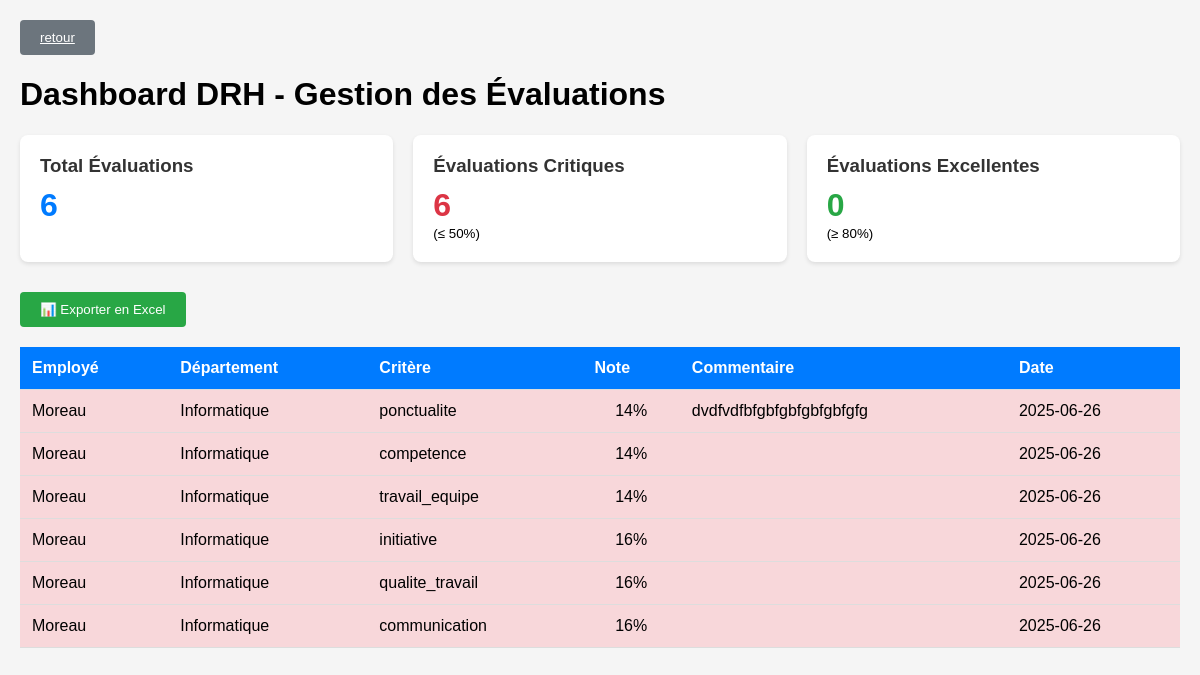
The app's page /drh_dashboard.php with its own data.
### tables this page shows
CREATE TABLE IF NOT EXISTS `evaluations` (
  `id` int NOT NULL AUTO_INCREMENT,
  `id_employe` int NOT NULL,
  `id_evaluateur` int NOT NULL,
  `critere` varchar(100) NOT NULL,
  `note` int NOT NULL,
  `commentaire` text,
  `periode_debut` date NOT NULL,
  `periode_fin` date NOT NULL,
  `statut` enum('brouillon','finalise','valide') DEFAULT 'brouillon',
  `date_creation` timestamp NULL DEFAULT CURRENT_TIMESTAMP,
  `date_modification` timestamp NULL DEFAULT CURRENT_TIMESTAMP ON UPDATE CURRENT_TIMESTAMP,
  PRIMARY KEY (`id`),
  UNIQUE KEY `unique_evaluation` (`id_employe`,`id_evaluateur`,`critere`,`periode_debut`,`periode_fin`),
  KEY `idx_employe` (`id_employe`),
  KEY `idx_evaluateur` (`id_evaluateur`),
  KEY `idx_periode` (`periode_debut`,`periode_fin`),
  KEY `idx_critere` (`critere`),
  KEY `idx_statut` (`statut`),
  CONSTRAINT `evaluations_ibfk_1` FOREIGN KEY (`id_employe`) REFERENCES `utilisateurs` (`id`) ON DELETE CASCADE,
  CONSTRAINT `evaluations_ibfk_2` FOREIGN KEY (`id_evaluateur`) REFERENCES `utilisateurs` (`id`) ON DELETE CASCADE,
  CONSTRAINT `evaluations_chk_1` CHECK (((`note` >= 0) and (`note` <= 100)))
);

CREATE TABLE IF NOT EXISTS `utilisateurs` (
  `id` int NOT NULL AUTO_INCREMENT,
  `nom` varchar(100) NOT NULL,
  `prenom` varchar(100) DEFAULT NULL,
  `email` varchar(150) NOT NULL,
  `mot_de_passe` varchar(255) NOT NULL,
  `role` enum('drh','chef_departement','chef_service','employe') NOT NULL DEFAULT 'employe',
  `id_service` int DEFAULT NULL,
  `id_departement` int DEFAULT NULL,
  `telephone` varchar(20) DEFAULT NULL,
  `date_embauche` date DEFAULT NULL,
  `date_creation` timestamp NULL DEFAULT CURRENT_TIMESTAMP,
  `date_modification` timestamp NULL DEFAULT CURRENT_TIMESTAMP ON UPDATE CURRENT_TIMESTAMP,
  `actif` tinyint(1) DEFAULT '1',
  `derniere_connexion` timestamp NULL DEFAULT NULL,
  PRIMARY KEY (`id`),
  UNIQUE KEY `email` (`email`),
  KEY `idx_role` (`role`),
  KEY `idx_service` (`id_service`),
  KEY `idx_departement` (`id_departement`),
  KEY `idx_email` (`email`),
  CONSTRAINT `fk_user_departement` FOREIGN KEY (`id_departement`) REFERENCES `departements` (`id`) ON DELETE SET NULL,
  CONSTRAINT `fk_user_service` FOREIGN KEY (`id_service`) REFERENCES `services` (`id`) ON DELETE SET NULL
);

CREATE TABLE IF NOT EXISTS `departements` (
  `id` int NOT NULL AUTO_INCREMENT,
  `nom` varchar(100) NOT NULL,
  `description` text,
  `chef_departement_id` int DEFAULT NULL,
  `budget` decimal(15,2) DEFAULT NULL,
  `date_creation` timestamp NULL DEFAULT CURRENT_TIMESTAMP,
  `actif` tinyint(1) DEFAULT '1',
  PRIMARY KEY (`id`),
  UNIQUE KEY `nom` (`nom`),
  KEY `idx_chef` (`chef_departement_id`),
  CONSTRAINT `fk_dept_chef` FOREIGN KEY (`chef_departement_id`) REFERENCES `utilisateurs` (`id`) ON DELETE SET NULL
);

### drh_dashboard.php (the view, shortened to what this page needs)
<?php
require('db.php');
$requete = $pdo->prepare("SELECT u.nom AS employe, d.nom AS departement, e.critere, e.note, e.commentaire, e.periode_fin
                         FROM evaluations e
                         JOIN utilisateurs u ON e.id_employe = u.id
                         JOIN departements d ON u.id_departement = d.id
                         ORDER BY e.periode_fin DESC");
$requete->execute();
$evaluations = $requete->fetchAll();
$stats = $pdo->query("SELECT
    COUNT(*) as total_evaluations,
    AVG(note) as moyenne_generale,
    COUNT(CASE WHEN note <= 50 THEN 1 END) as evaluations_critiques,
    COUNT(CASE WHEN note >= 80 THEN 1 END) as evaluations_excellentes
    FROM evaluations")->fetch();
?>
<!DOCTYPE html>
<html lang="fr">
<head>
</head>
<body>
    <div style="margin-bottom: 20px;">
        <button   class="btn" style="background-color: #6c757d;"><a href="index.php" style="color:white">retour</a></button>
    </div>
    <h1>Dashboard DRH - Gestion des Évaluations</h1>
    <div class="dashboard">
        <div class="card">
            <h3>Total Évaluations</h3>
            <div class="stat-number"><?= $stats['total_evaluations'] ?></div>
        </div>
        <div class="card">
            <h3>Évaluations Critiques</h3>
            <div class="stat-number critiques"><?= $stats['evaluations_critiques'] ?></div>
            <small>(≤ 50%)</small>
        </div>
        <div class="card">
            <h3>Évaluations Excellentes</h3>
            <div class="stat-number excellentes"><?= $stats['evaluations_excellentes'] ?></div>
            <small>(≥ 80%)</small>
        </div>
    </div>
    <div style="margin-bottom: 20px;">
        <form method="post" style="display: inline;">
            <button type="submit" name="export_excel" class="btn">📊 Exporter en Excel</button>
        </form>
    </div>
    <table>
        <thead>
            <tr>
                <th>Employé</th>
                <th>Département</th>
                <th>Critère</th>
                <th>Note</th>
                <th>Commentaire</th>
                <th>Date</th>
            </tr>
        </thead>
        <tbody>
            <?php foreach ($evaluations as $eval): ?>
            <tr class="<?= $eval['note'] <= 50 ? 'note-critique' : ($eval['note'] >= 80 ? 'note-excellente' : '') ?>">
                <td><?= htmlspecialchars($eval['employe']) ?></td>
                <td><?= htmlspecialchars($eval['departement']) ?></td>
                <td><?= htmlspecialchars($eval['critere']) ?></td>
                <td class="note"><?= htmlspecialchars($eval['note']) ?>%</td>
                <td><?= htmlspecialchars($eval['commentaire']) ?></td>
                <td><?= htmlspecialchars($eval['periode_fin']) ?></td>
            </tr>
            <?php endforeach; ?>
        </tbody>
    </table>
</body>
</html>

### drh_dashboard.php (style rules this page uses)
body { font-family: Arial, sans-serif; margin: 20px; background-color: #f5f5f5; }
.dashboard { display: grid; grid-template-columns: repeat(auto-fit, minmax(250px, 1fr)); gap: 20px; margin-bottom: 30px; }
.card { background: white; padding: 20px; border-radius: 8px; box-shadow: 0 2px 4px rgba(0,0,0,0.1); }
.card h3 { margin: 0 0 10px 0; color: #333; }
.stat-number { font-size: 2em; font-weight: bold; color: #007bff; }
.critiques { color: #dc3545; }
.excellentes { color: #28a745; }
table { width: 100%; border-collapse: collapse; background: white; }
th, td { padding: 12px; text-align: left; border-bottom: 1px solid #ddd; }
th { background-color: #007bff; color: white; }
.btn { padding: 10px 20px; background-color: #28a745; color: white; border: none; border-radius: 4px; cursor: pointer; }
.note { text-align: center; }
.note-critique { background-color: #f8d7da; }

### records on screen
evaluations: id_employe.nom "Moreau", departements.nom "Informatique", critere "ponctualite", note "14", commentaire "dvdfvdfbfgbfgbfgbfgbfgfg", periode_fin "2025-06-26"
evaluations: id_employe.nom "Moreau", departements.nom "Informatique", critere "competence", note "14", periode_fin "2025-06-26"
evaluations: id_employe.nom "Moreau", departements.nom "Informatique", critere "travail_equipe", note "14", periode_fin "2025-06-26"
evaluations: id_employe.nom "Moreau", departements.nom "Informatique", critere "initiative", note "16", periode_fin "2025-06-26"
evaluations: id_employe.nom "Moreau", departements.nom "Informatique", critere "qualite_travail", note "16", periode_fin "2025-06-26"
evaluations: id_employe.nom "Moreau", departements.nom "Informatique", critere "communication", note "16", periode_fin "2025-06-26"

### other values on screen
$stats['total_evaluations'] "6"
$stats['evaluations_critiques'] "6"
$stats['evaluations_excellentes'] "0"
